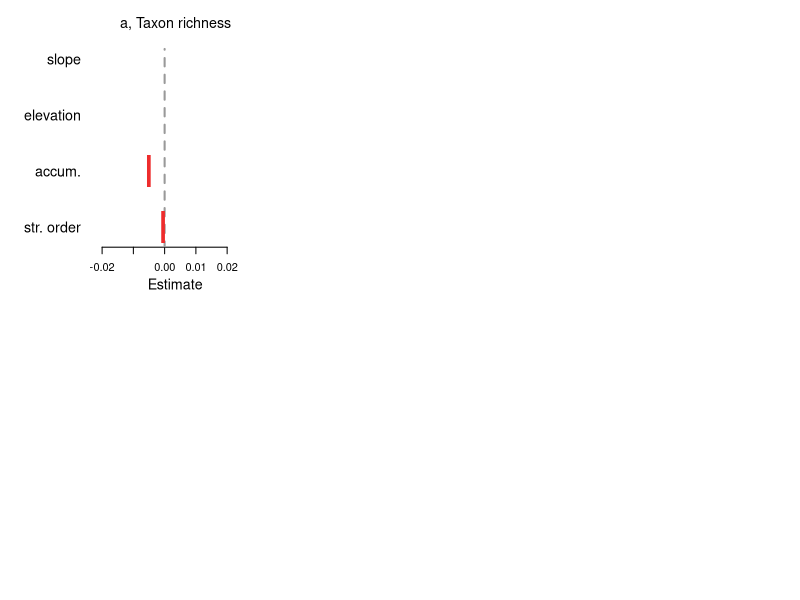

The R source for this figure: (Note: this script raises an error after producing the figure.)
##Set working directory
setwd("C:/Users/elwel/OneDrive/Desktop/aquatic_data/git/EuroAquaticMacroInverts")

# attach data
#drivEst <- read.csv("outputs/Driver_metaanaly_Ests.csv")
drivEst <- read.csv("outputs/Driver_horseshoe_metaanaly_Ests.csv")
head(drivEst)
unique(drivEst$Response)

options(scipen=999)

##save plot
#tiff(filename = "plots/Fig4_drivers/Drivers_main_streamCharacteristics.tiff", width = 7.8, height = 5, units = 'in', res = 600, compression = 'lzw')
tiff(filename = "plots/Fig4_drivers/Drivers_main_streamCharacteristics_horseshoe.tiff", width = 7.8, height = 5, units = 'in', res = 600, compression = 'lzw')

##layout
layout(mat = matrix(c(1:10), 
                        nrow = 2, 
                        ncol = 5),
       heights = c(2,2,2,2,2,2,2,2,2,2),
       widths = c(1,2,2,2,2,1,2,2,2,2))

par(mar=c(4,0.4,0.4,0.8))
#empty plot for where the labels will go
plot(0, xaxt = 'n', yaxt = 'n', bty = 'n', pch = '', ylab = '', xlab = '')
plot(0, xaxt = 'n', yaxt = 'n', bty = 'n', pch = '', ylab = '', xlab = '')

#### Spp Richness #####
sub <- subset(drivEst, Response == "spp_richness")
subQ <- c(sub$Q0.5[6:9],sub$Q95[6:9])
est <- sub$Estimate[6:9]
yy <- c(1:4)
plot(yy ~ est, ylab="",xlab="", yaxt="n", las=1, type="n",xlim=c(min(subQ),max(subQ)), ylim=c(0.8,4.8),cex=2, bty="n")
#polygon(x=c(-100,-100,0,0),
#        y=c(-4,22,22,-4), col = "grey80", border = "grey80")
segments(x0=0,y0=0,x1=0,y1=4.18,lty=2, lwd=2,col="grey60")
axis(2, at=yy, lwd = 0, lwd.ticks = 0, labels=c("str. order", "accum.", "elevation", "slope"), las=1,cex.axis=1.3)
title(xlab="Estimate", line=2.4,cex.lab=1.3)
legend("topleft", legend=("a, Taxon richness"), bty="n", cex=1.3)
mm <- cbind(yy,est)
mm_neg <- as.data.frame(mm[ which(est < 0),])
mm_pos <- as.data.frame(mm[ which(est > 0),])
#points(yy ~ est, pch="l",cex=2.2,col="white")
points(mm_neg$yy ~ mm_neg$est, pch="l",cex=4,col="firebrick2")
points(mm_pos[1,] ~ mm_pos[2,], pch="l",cex=4,col="dodgerblue")
yyy1=c(0.975,1.025,1.025,0.975)
yyy2=c(0.95,1.05,1.05,0.95)
yyy3=c(0.9,1.1,1.1,0.9)
polygon(x=c(if (sub$Q2.5[6]<0) {sub$Q2.5[6]} else {0}, if (sub$Q2.5[6]<0) {sub$Q2.5[6]} else {0}, if (sub$Q97.5[6]<0) {sub$Q97.5[6]} else {0}, if (sub$Q97.5[6]<0) {sub$Q97.5[6]} else {0}),y=(yyy1), col = "firebrick2", border = NA)
polygon(x=c(if (sub$Q5[6]<0) {sub$Q5[6]} else {0}, if (sub$Q5[6]<0) {sub$Q5[6]} else {0}, if (sub$Q95[6]<0) {sub$Q95[6]} else {0}, if (sub$Q95[6]<0) {sub$Q95[6]} else {0}),y=(yyy2), col = "firebrick2", border = NA)
polygon(x=c(if (sub$Q10[6]<0) {sub$Q10[6]} else {0}, if (sub$Q10[6]<0) {sub$Q10[6]} else {0}, if (sub$Q90[6]<0) {sub$Q90[6]} else {0}, if (sub$Q90[6]<0) {sub$Q90[6]} else {0}),y=(yyy3), col = "firebrick2", border = NA)
polygon(x=c(if (sub$Q2.5[6]>0) {sub$Q2.5[6]} else {0}, if (sub$Q2.5[6]>0) {sub$Q2.5[6]} else {0}, if (sub$Q97.5[6]>0) {sub$Q97.5[6]} else {0}, if (sub$Q97.5[6]>0) {sub$Q97.5[6]} else {0}),y=(yyy1), col = "dodgerblue", border = NA)
polygon(x=c(if (sub$Q5[6]>0) {sub$Q5[6]} else {0}, if (sub$Q5[6]>0) {sub$Q5[6]} else {0}, if (sub$Q95[6]>0) {sub$Q95[6]} else {0}, if (sub$Q95[6]>0) {sub$Q95[6]} else {0}),y=(yyy2), col = "dodgerblue", border = NA)
polygon(x=c(if (sub$Q10[6]>0) {sub$Q10[6]} else {0}, if (sub$Q10[6]>0) {sub$Q10[6]} else {0}, if (sub$Q90[6]>0) {sub$Q90[6]} else {0}, if (sub$Q90[6]>0) {sub$Q90[6]} else {0}),y=(yyy3), col = "dodgerblue", border = NA)
polygon(x=c(if (sub$Q2.5[7]<0) {sub$Q2.5[7]} else {0}, if (sub$Q2.5[7]<0) {sub$Q2.5[7]} else {0}, if (sub$Q97.5[7]<0) {sub$Q97.5[7]} else {0}, if (sub$Q97.5[7]<0) {sub$Q97.5[7]} else {0}),y=(yyy1+1), col = "firebrick2", border = NA)
polygon(x=c(if (sub$Q5[7]<0) {sub$Q5[7]} else {0}, if (sub$Q5[7]<0) {sub$Q5[7]} else {0}, if (sub$Q95[7]<0) {sub$Q95[7]} else {0}, if (sub$Q95[7]<0) {sub$Q95[7]} else {0}),y=(yyy2+1), col = "firebrick2", border = NA)
polygon(x=c(if (sub$Q10[7]<0) {sub$Q10[7]} else {0}, if (sub$Q10[7]<0) {sub$Q10[7]} else {0}, if (sub$Q90[7]<0) {sub$Q90[7]} else {0}, if (sub$Q90[7]<0) {sub$Q90[7]} else {0}),y=(yyy3+1), col = "firebrick2", border = NA)
polygon(x=c(if (sub$Q2.5[7]>0) {sub$Q2.5[7]} else {0}, if (sub$Q2.5[7]>0) {sub$Q2.5[7]} else {0}, if (sub$Q97.5[7]>0) {sub$Q97.5[7]} else {0}, if (sub$Q97.5[7]>0) {sub$Q97.5[7]} else {0}),y=(yyy1+1), col = "dodgerblue", border = NA)
polygon(x=c(if (sub$Q5[7]>0) {sub$Q5[7]} else {0}, if (sub$Q5[7]>0) {sub$Q5[7]} else {0}, if (sub$Q95[7]>0) {sub$Q95[7]} else {0}, if (sub$Q95[7]>0) {sub$Q95[7]} else {0}),y=(yyy2+1), col = "dodgerblue", border = NA)
polygon(x=c(if (sub$Q10[7]>0) {sub$Q10[7]} else {0}, if (sub$Q10[7]>0) {sub$Q10[7]} else {0}, if (sub$Q90[7]>0) {sub$Q90[7]} else {0}, if (sub$Q90[7]>0) {sub$Q90[7]} else {0}),y=(yyy3+1), col = "dodgerblue", border = NA)
polygon(x=c(if (sub$Q2.5[8]<0) {sub$Q2.5[8]} else {0}, if (sub$Q2.5[8]<0) {sub$Q2.5[8]} else {0}, if (sub$Q97.5[8]<0) {sub$Q97.5[8]} else {0}, if (sub$Q97.5[8]<0) {sub$Q97.5[8]} else {0}),y=(yyy1+2), col = "firebrick2", border = NA)
polygon(x=c(if (sub$Q5[8]<0) {sub$Q5[8]} else {0}, if (sub$Q5[8]<0) {sub$Q5[8]} else {0}, if (sub$Q95[8]<0) {sub$Q95[8]} else {0}, if (sub$Q95[8]<0) {sub$Q95[8]} else {0}),y=(yyy2+2), col = "firebrick2", border = NA)
polygon(x=c(if (sub$Q10[8]<0) {sub$Q10[8]} else {0}, if (sub$Q10[8]<0) {sub$Q10[8]} else {0}, if (sub$Q90[8]<0) {sub$Q90[8]} else {0}, if (sub$Q90[8]<0) {sub$Q90[8]} else {0}),y=(yyy3+2), col = "firebrick2", border = NA)
polygon(x=c(if (sub$Q2.5[8]>0) {sub$Q2.5[8]} else {0}, if (sub$Q2.5[8]>0) {sub$Q2.5[8]} else {0}, if (sub$Q97.5[8]>0) {sub$Q97.5[8]} else {0}, if (sub$Q97.5[8]>0) {sub$Q97.5[8]} else {0}),y=(yyy1+2), col = "dodgerblue", border = NA)
polygon(x=c(if (sub$Q5[8]>0) {sub$Q5[8]} else {0}, if (sub$Q5[8]>0) {sub$Q5[8]} else {0}, if (sub$Q95[8]>0) {sub$Q95[8]} else {0}, if (sub$Q95[8]>0) {sub$Q95[8]} else {0}),y=(yyy2+2), col = "dodgerblue", border = NA)
polygon(x=c(if (sub$Q10[8]>0) {sub$Q10[8]} else {0}, if (sub$Q10[8]>0) {sub$Q10[8]} else {0}, if (sub$Q90[8]>0) {sub$Q90[8]} else {0}, if (sub$Q90[8]>0) {sub$Q90[8]} else {0}),y=(yyy3+2), col = "dodgerblue", border = NA)
polygon(x=c(if (sub$Q2.5[9]<0) {sub$Q2.5[9]} else {0}, if (sub$Q2.5[9]<0) {sub$Q2.5[9]} else {0}, if (sub$Q97.5[9]<0) {sub$Q97.5[9]} else {0}, if (sub$Q97.5[9]<0) {sub$Q97.5[9]} else {0}),y=(yyy1+3), col = "firebrick2", border = NA)
polygon(x=c(if (sub$Q5[9]<0) {sub$Q5[9]} else {0}, if (sub$Q5[9]<0) {sub$Q5[9]} else {0}, if (sub$Q95[9]<0) {sub$Q95[9]} else {0}, if (sub$Q95[9]<0) {sub$Q95[9]} else {0}),y=(yyy2+3), col = "firebrick2", border = NA)
polygon(x=c(if (sub$Q10[9]<0) {sub$Q10[9]} else {0}, if (sub$Q10[9]<0) {sub$Q10[9]} else {0}, if (sub$Q90[9]<0) {sub$Q90[9]} else {0}, if (sub$Q90[9]<0) {sub$Q90[9]} else {0}),y=(yyy3+3), col = "firebrick2", border = NA)
polygon(x=c(if (sub$Q2.5[9]>0) {sub$Q2.5[9]} else {0}, if (sub$Q2.5[9]>0) {sub$Q2.5[9]} else {0}, if (sub$Q97.5[9]>0) {sub$Q97.5[9]} else {0}, if (sub$Q97.5[9]>0) {sub$Q97.5[9]} else {0}),y=(yyy1+3), col = "dodgerblue", border = NA)
polygon(x=c(if (sub$Q5[9]>0) {sub$Q5[9]} else {0}, if (sub$Q5[9]>0) {sub$Q5[9]} else {0}, if (sub$Q95[9]>0) {sub$Q95[9]} else {0}, if (sub$Q95[9]>0) {sub$Q95[9]} else {0}),y=(yyy2+3), col = "dodgerblue", border = NA)
polygon(x=c(if (sub$Q10[9]>0) {sub$Q10[9]} else {0}, if (sub$Q10[9]>0) {sub$Q10[9]} else {0}, if (sub$Q90[9]>0) {sub$Q90[9]} else {0}, if (sub$Q90[9]>0) {sub$Q90[9]} else {0}),y=(yyy3+3), col = "dodgerblue", border = NA)


#### Func Richness #####
sub <- subset(drivEst, Response == "func_rich")
subQ <- c(sub$Q0.5[6:9],sub$Q95[6:9])
est <- sub$Estimate[6:9]
yy <- c(1:4)
plot(yy ~ est, ylab="",xlab="", yaxt="n", las=1, type="n",xlim=c(min(subQ),max(subQ)), ylim=c(0.8,4.8), cex=2, bty="n")
segments(x0=0,y0=0,x1=0,y1=4.18,lty=2, lwd=2,col="grey60")
axis(2, at=yy, lwd = 0, lwd.ticks = 0, labels=c("str. order", "accum.", "elevation", "slope"), las=1,cex.axis=1.3)
title(xlab="Estimate", line=2.4,cex.lab=1.3)
legend("topleft", legend=("e, Func. richness"), bty="n", cex=1.3)
mm <- cbind(yy,est)
mm_neg <- as.data.frame(mm[ which(est < 0),])
mm_pos <- as.data.frame(mm[ which(est > 0),])
#points(yy ~ est, pch="l",cex=2.2,col="white")
points(mm_neg$yy ~ mm_neg$est, pch="l",cex=4,col="firebrick2")
points(mm_pos[1,] ~ mm_pos[2,], pch="l",cex=4,col="dodgerblue")
yyy1=c(0.975,1.025,1.025,0.975)
yyy2=c(0.95,1.05,1.05,0.95)
yyy3=c(0.9,1.1,1.1,0.9)
polygon(x=c(if (sub$Q2.5[6]<0) {sub$Q2.5[6]} else {0}, if (sub$Q2.5[6]<0) {sub$Q2.5[6]} else {0}, if (sub$Q97.5[6]<0) {sub$Q97.5[6]} else {0}, if (sub$Q97.5[6]<0) {sub$Q97.5[6]} else {0}),y=(yyy1), col = "firebrick2", border = NA)
polygon(x=c(if (sub$Q5[6]<0) {sub$Q5[6]} else {0}, if (sub$Q5[6]<0) {sub$Q5[6]} else {0}, if (sub$Q95[6]<0) {sub$Q95[6]} else {0}, if (sub$Q95[6]<0) {sub$Q95[6]} else {0}),y=(yyy2), col = "firebrick2", border = NA)
polygon(x=c(if (sub$Q10[6]<0) {sub$Q10[6]} else {0}, if (sub$Q10[6]<0) {sub$Q10[6]} else {0}, if (sub$Q90[6]<0) {sub$Q90[6]} else {0}, if (sub$Q90[6]<0) {sub$Q90[6]} else {0}),y=(yyy3), col = "firebrick2", border = NA)
polygon(x=c(if (sub$Q2.5[6]>0) {sub$Q2.5[6]} else {0}, if (sub$Q2.5[6]>0) {sub$Q2.5[6]} else {0}, if (sub$Q97.5[6]>0) {sub$Q97.5[6]} else {0}, if (sub$Q97.5[6]>0) {sub$Q97.5[6]} else {0}),y=(yyy1), col = "dodgerblue", border = NA)
polygon(x=c(if (sub$Q5[6]>0) {sub$Q5[6]} else {0}, if (sub$Q5[6]>0) {sub$Q5[6]} else {0}, if (sub$Q95[6]>0) {sub$Q95[6]} else {0}, if (sub$Q95[6]>0) {sub$Q95[6]} else {0}),y=(yyy2), col = "dodgerblue", border = NA)
polygon(x=c(if (sub$Q10[6]>0) {sub$Q10[6]} else {0}, if (sub$Q10[6]>0) {sub$Q10[6]} else {0}, if (sub$Q90[6]>0) {sub$Q90[6]} else {0}, if (sub$Q90[6]>0) {sub$Q90[6]} else {0}),y=(yyy3), col = "dodgerblue", border = NA)
polygon(x=c(if (sub$Q2.5[7]<0) {sub$Q2.5[7]} else {0}, if (sub$Q2.5[7]<0) {sub$Q2.5[7]} else {0}, if (sub$Q97.5[7]<0) {sub$Q97.5[7]} else {0}, if (sub$Q97.5[7]<0) {sub$Q97.5[7]} else {0}),y=(yyy1+1), col = "firebrick2", border = NA)
polygon(x=c(if (sub$Q5[7]<0) {sub$Q5[7]} else {0}, if (sub$Q5[7]<0) {sub$Q5[7]} else {0}, if (sub$Q95[7]<0) {sub$Q95[7]} else {0}, if (sub$Q95[7]<0) {sub$Q95[7]} else {0}),y=(yyy2+1), col = "firebrick2", border = NA)
polygon(x=c(if (sub$Q10[7]<0) {sub$Q10[7]} else {0}, if (sub$Q10[7]<0) {sub$Q10[7]} else {0}, if (sub$Q90[7]<0) {sub$Q90[7]} else {0}, if (sub$Q90[7]<0) {sub$Q90[7]} else {0}),y=(yyy3+1), col = "firebrick2", border = NA)
polygon(x=c(if (sub$Q2.5[7]>0) {sub$Q2.5[7]} else {0}, if (sub$Q2.5[7]>0) {sub$Q2.5[7]} else {0}, if (sub$Q97.5[7]>0) {sub$Q97.5[7]} else {0}, if (sub$Q97.5[7]>0) {sub$Q97.5[7]} else {0}),y=(yyy1+1), col = "dodgerblue", border = NA)
polygon(x=c(if (sub$Q5[7]>0) {sub$Q5[7]} else {0}, if (sub$Q5[7]>0) {sub$Q5[7]} else {0}, if (sub$Q95[7]>0) {sub$Q95[7]} else {0}, if (sub$Q95[7]>0) {sub$Q95[7]} else {0}),y=(yyy2+1), col = "dodgerblue", border = NA)
polygon(x=c(if (sub$Q10[7]>0) {sub$Q10[7]} else {0}, if (sub$Q10[7]>0) {sub$Q10[7]} else {0}, if (sub$Q90[7]>0) {sub$Q90[7]} else {0}, if (sub$Q90[7]>0) {sub$Q90[7]} else {0}),y=(yyy3+1), col = "dodgerblue", border = NA)
polygon(x=c(if (sub$Q2.5[8]<0) {sub$Q2.5[8]} else {0}, if (sub$Q2.5[8]<0) {sub$Q2.5[8]} else {0}, if (sub$Q97.5[8]<0) {sub$Q97.5[8]} else {0}, if (sub$Q97.5[8]<0) {sub$Q97.5[8]} else {0}),y=(yyy1+2), col = "firebrick2", border = NA)
polygon(x=c(if (sub$Q5[8]<0) {sub$Q5[8]} else {0}, if (sub$Q5[8]<0) {sub$Q5[8]} else {0}, if (sub$Q95[8]<0) {sub$Q95[8]} else {0}, if (sub$Q95[8]<0) {sub$Q95[8]} else {0}),y=(yyy2+2), col = "firebrick2", border = NA)
polygon(x=c(if (sub$Q10[8]<0) {sub$Q10[8]} else {0}, if (sub$Q10[8]<0) {sub$Q10[8]} else {0}, if (sub$Q90[8]<0) {sub$Q90[8]} else {0}, if (sub$Q90[8]<0) {sub$Q90[8]} else {0}),y=(yyy3+2), col = "firebrick2", border = NA)
polygon(x=c(if (sub$Q2.5[8]>0) {sub$Q2.5[8]} else {0}, if (sub$Q2.5[8]>0) {sub$Q2.5[8]} else {0}, if (sub$Q97.5[8]>0) {sub$Q97.5[8]} else {0}, if (sub$Q97.5[8]>0) {sub$Q97.5[8]} else {0}),y=(yyy1+2), col = "dodgerblue", border = NA)
polygon(x=c(if (sub$Q5[8]>0) {sub$Q5[8]} else {0}, if (sub$Q5[8]>0) {sub$Q5[8]} else {0}, if (sub$Q95[8]>0) {sub$Q95[8]} else {0}, if (sub$Q95[8]>0) {sub$Q95[8]} else {0}),y=(yyy2+2), col = "dodgerblue", border = NA)
polygon(x=c(if (sub$Q10[8]>0) {sub$Q10[8]} else {0}, if (sub$Q10[8]>0) {sub$Q10[8]} else {0}, if (sub$Q90[8]>0) {sub$Q90[8]} else {0}, if (sub$Q90[8]>0) {sub$Q90[8]} else {0}),y=(yyy3+2), col = "dodgerblue", border = NA)
polygon(x=c(if (sub$Q2.5[9]<0) {sub$Q2.5[9]} else {0}, if (sub$Q2.5[9]<0) {sub$Q2.5[9]} else {0}, if (sub$Q97.5[9]<0) {sub$Q97.5[9]} else {0}, if (sub$Q97.5[9]<0) {sub$Q97.5[9]} else {0}),y=(yyy1+3), col = "firebrick2", border = NA)
polygon(x=c(if (sub$Q5[9]<0) {sub$Q5[9]} else {0}, if (sub$Q5[9]<0) {sub$Q5[9]} else {0}, if (sub$Q95[9]<0) {sub$Q95[9]} else {0}, if (sub$Q95[9]<0) {sub$Q95[9]} else {0}),y=(yyy2+3), col = "firebrick2", border = NA)
polygon(x=c(if (sub$Q10[9]<0) {sub$Q10[9]} else {0}, if (sub$Q10[9]<0) {sub$Q10[9]} else {0}, if (sub$Q90[9]<0) {sub$Q90[9]} else {0}, if (sub$Q90[9]<0) {sub$Q90[9]} else {0}),y=(yyy3+3), col = "firebrick2", border = NA)
polygon(x=c(if (sub$Q2.5[9]>0) {sub$Q2.5[9]} else {0}, if (sub$Q2.5[9]>0) {sub$Q2.5[9]} else {0}, if (sub$Q97.5[9]>0) {sub$Q97.5[9]} else {0}, if (sub$Q97.5[9]>0) {sub$Q97.5[9]} else {0}),y=(yyy1+3), col = "dodgerblue", border = NA)
polygon(x=c(if (sub$Q5[9]>0) {sub$Q5[9]} else {0}, if (sub$Q5[9]>0) {sub$Q5[9]} else {0}, if (sub$Q95[9]>0) {sub$Q95[9]} else {0}, if (sub$Q95[9]>0) {sub$Q95[9]} else {0}),y=(yyy2+3), col = "dodgerblue", border = NA)
polygon(x=c(if (sub$Q10[9]>0) {sub$Q10[9]} else {0}, if (sub$Q10[9]>0) {sub$Q10[9]} else {0}, if (sub$Q90[9]>0) {sub$Q90[9]} else {0}, if (sub$Q90[9]>0) {sub$Q90[9]} else {0}),y=(yyy3+3), col = "dodgerblue", border = NA)


#### Abundance #####
sub <- subset(drivEst, Response == "abundance")
subQ <- c(sub$Q0.5[6:9],sub$Q95[6:9])
est <- sub$Estimate[6:9]
yy <- c(1:4)
plot(yy ~ est, ylab="",xlab="", yaxt="n", las=1, type="n",xlim=c(min(subQ),max(subQ)), ylim=c(0.8,4.8), cex=2, bty="n")
segments(x0=0,y0=0,x1=0,y1=4.18,lty=2, lwd=2,col="grey60")
title(xlab="Estimate", line=2.4,cex.lab=1.3)
legend("topleft", legend=("b, Abundance"), bty="n", cex=1.3)
mm <- cbind(yy,est)
mm_neg <- as.data.frame(mm[ which(est < 0),])
mm_pos <- as.data.frame(mm[ which(est > 0),])
#points(yy ~ est, pch="l",cex=2.2,col="white")
points(mm_neg$yy ~ mm_neg$est, pch="l",cex=4,col="firebrick2")
points(mm_pos[1,] ~ mm_pos[2,], pch="l",cex=4,col="dodgerblue")
yyy1=c(0.975,1.025,1.025,0.975)
yyy2=c(0.95,1.05,1.05,0.95)
yyy3=c(0.9,1.1,1.1,0.9)
polygon(x=c(if (sub$Q2.5[6]<0) {sub$Q2.5[6]} else {0}, if (sub$Q2.5[6]<0) {sub$Q2.5[6]} else {0}, if (sub$Q97.5[6]<0) {sub$Q97.5[6]} else {0}, if (sub$Q97.5[6]<0) {sub$Q97.5[6]} else {0}),y=(yyy1), col = "firebrick2", border = NA)
polygon(x=c(if (sub$Q5[6]<0) {sub$Q5[6]} else {0}, if (sub$Q5[6]<0) {sub$Q5[6]} else {0}, if (sub$Q95[6]<0) {sub$Q95[6]} else {0}, if (sub$Q95[6]<0) {sub$Q95[6]} else {0}),y=(yyy2), col = "firebrick2", border = NA)
polygon(x=c(if (sub$Q10[6]<0) {sub$Q10[6]} else {0}, if (sub$Q10[6]<0) {sub$Q10[6]} else {0}, if (sub$Q90[6]<0) {sub$Q90[6]} else {0}, if (sub$Q90[6]<0) {sub$Q90[6]} else {0}),y=(yyy3), col = "firebrick2", border = NA)
polygon(x=c(if (sub$Q2.5[6]>0) {sub$Q2.5[6]} else {0}, if (sub$Q2.5[6]>0) {sub$Q2.5[6]} else {0}, if (sub$Q97.5[6]>0) {sub$Q97.5[6]} else {0}, if (sub$Q97.5[6]>0) {sub$Q97.5[6]} else {0}),y=(yyy1), col = "dodgerblue", border = NA)
polygon(x=c(if (sub$Q5[6]>0) {sub$Q5[6]} else {0}, if (sub$Q5[6]>0) {sub$Q5[6]} else {0}, if (sub$Q95[6]>0) {sub$Q95[6]} else {0}, if (sub$Q95[6]>0) {sub$Q95[6]} else {0}),y=(yyy2), col = "dodgerblue", border = NA)
polygon(x=c(if (sub$Q10[6]>0) {sub$Q10[6]} else {0}, if (sub$Q10[6]>0) {sub$Q10[6]} else {0}, if (sub$Q90[6]>0) {sub$Q90[6]} else {0}, if (sub$Q90[6]>0) {sub$Q90[6]} else {0}),y=(yyy3), col = "dodgerblue", border = NA)
polygon(x=c(if (sub$Q2.5[7]<0) {sub$Q2.5[7]} else {0}, if (sub$Q2.5[7]<0) {sub$Q2.5[7]} else {0}, if (sub$Q97.5[7]<0) {sub$Q97.5[7]} else {0}, if (sub$Q97.5[7]<0) {sub$Q97.5[7]} else {0}),y=(yyy1+1), col = "firebrick2", border = NA)
polygon(x=c(if (sub$Q5[7]<0) {sub$Q5[7]} else {0}, if (sub$Q5[7]<0) {sub$Q5[7]} else {0}, if (sub$Q95[7]<0) {sub$Q95[7]} else {0}, if (sub$Q95[7]<0) {sub$Q95[7]} else {0}),y=(yyy2+1), col = "firebrick2", border = NA)
polygon(x=c(if (sub$Q10[7]<0) {sub$Q10[7]} else {0}, if (sub$Q10[7]<0) {sub$Q10[7]} else {0}, if (sub$Q90[7]<0) {sub$Q90[7]} else {0}, if (sub$Q90[7]<0) {sub$Q90[7]} else {0}),y=(yyy3+1), col = "firebrick2", border = NA)
polygon(x=c(if (sub$Q2.5[7]>0) {sub$Q2.5[7]} else {0}, if (sub$Q2.5[7]>0) {sub$Q2.5[7]} else {0}, if (sub$Q97.5[7]>0) {sub$Q97.5[7]} else {0}, if (sub$Q97.5[7]>0) {sub$Q97.5[7]} else {0}),y=(yyy1+1), col = "dodgerblue", border = NA)
polygon(x=c(if (sub$Q5[7]>0) {sub$Q5[7]} else {0}, if (sub$Q5[7]>0) {sub$Q5[7]} else {0}, if (sub$Q95[7]>0) {sub$Q95[7]} else {0}, if (sub$Q95[7]>0) {sub$Q95[7]} else {0}),y=(yyy2+1), col = "dodgerblue", border = NA)
polygon(x=c(if (sub$Q10[7]>0) {sub$Q10[7]} else {0}, if (sub$Q10[7]>0) {sub$Q10[7]} else {0}, if (sub$Q90[7]>0) {sub$Q90[7]} else {0}, if (sub$Q90[7]>0) {sub$Q90[7]} else {0}),y=(yyy3+1), col = "dodgerblue", border = NA)
polygon(x=c(if (sub$Q2.5[8]<0) {sub$Q2.5[8]} else {0}, if (sub$Q2.5[8]<0) {sub$Q2.5[8]} else {0}, if (sub$Q97.5[8]<0) {sub$Q97.5[8]} else {0}, if (sub$Q97.5[8]<0) {sub$Q97.5[8]} else {0}),y=(yyy1+2), col = "firebrick2", border = NA)
polygon(x=c(if (sub$Q5[8]<0) {sub$Q5[8]} else {0}, if (sub$Q5[8]<0) {sub$Q5[8]} else {0}, if (sub$Q95[8]<0) {sub$Q95[8]} else {0}, if (sub$Q95[8]<0) {sub$Q95[8]} else {0}),y=(yyy2+2), col = "firebrick2", border = NA)
polygon(x=c(if (sub$Q10[8]<0) {sub$Q10[8]} else {0}, if (sub$Q10[8]<0) {sub$Q10[8]} else {0}, if (sub$Q90[8]<0) {sub$Q90[8]} else {0}, if (sub$Q90[8]<0) {sub$Q90[8]} else {0}),y=(yyy3+2), col = "firebrick2", border = NA)
polygon(x=c(if (sub$Q2.5[8]>0) {sub$Q2.5[8]} else {0}, if (sub$Q2.5[8]>0) {sub$Q2.5[8]} else {0}, if (sub$Q97.5[8]>0) {sub$Q97.5[8]} else {0}, if (sub$Q97.5[8]>0) {sub$Q97.5[8]} else {0}),y=(yyy1+2), col = "dodgerblue", border = NA)
polygon(x=c(if (sub$Q5[8]>0) {sub$Q5[8]} else {0}, if (sub$Q5[8]>0) {sub$Q5[8]} else {0}, if (sub$Q95[8]>0) {sub$Q95[8]} else {0}, if (sub$Q95[8]>0) {sub$Q95[8]} else {0}),y=(yyy2+2), col = "dodgerblue", border = NA)
polygon(x=c(if (sub$Q10[8]>0) {sub$Q10[8]} else {0}, if (sub$Q10[8]>0) {sub$Q10[8]} else {0}, if (sub$Q90[8]>0) {sub$Q90[8]} else {0}, if (sub$Q90[8]>0) {sub$Q90[8]} else {0}),y=(yyy3+2), col = "dodgerblue", border = NA)
polygon(x=c(if (sub$Q2.5[9]<0) {sub$Q2.5[9]} else {0}, if (sub$Q2.5[9]<0) {sub$Q2.5[9]} else {0}, if (sub$Q97.5[9]<0) {sub$Q97.5[9]} else {0}, if (sub$Q97.5[9]<0) {sub$Q97.5[9]} else {0}),y=(yyy1+3), col = "firebrick2", border = NA)
polygon(x=c(if (sub$Q5[9]<0) {sub$Q5[9]} else {0}, if (sub$Q5[9]<0) {sub$Q5[9]} else {0}, if (sub$Q95[9]<0) {sub$Q95[9]} else {0}, if (sub$Q95[9]<0) {sub$Q95[9]} else {0}),y=(yyy2+3), col = "firebrick2", border = NA)
polygon(x=c(if (sub$Q10[9]<0) {sub$Q10[9]} else {0}, if (sub$Q10[9]<0) {sub$Q10[9]} else {0}, if (sub$Q90[9]<0) {sub$Q90[9]} else {0}, if (sub$Q90[9]<0) {sub$Q90[9]} else {0}),y=(yyy3+3), col = "firebrick2", border = NA)
polygon(x=c(if (sub$Q2.5[9]>0) {sub$Q2.5[9]} else {0}, if (sub$Q2.5[9]>0) {sub$Q2.5[9]} else {0}, if (sub$Q97.5[9]>0) {sub$Q97.5[9]} else {0}, if (sub$Q97.5[9]>0) {sub$Q97.5[9]} else {0}),y=(yyy1+3), col = "dodgerblue", border = NA)
polygon(x=c(if (sub$Q5[9]>0) {sub$Q5[9]} else {0}, if (sub$Q5[9]>0) {sub$Q5[9]} else {0}, if (sub$Q95[9]>0) {sub$Q95[9]} else {0}, if (sub$Q95[9]>0) {sub$Q95[9]} else {0}),y=(yyy2+3), col = "dodgerblue", border = NA)
polygon(x=c(if (sub$Q10[9]>0) {sub$Q10[9]} else {0}, if (sub$Q10[9]>0) {sub$Q10[9]} else {0}, if (sub$Q90[9]>0) {sub$Q90[9]} else {0}, if (sub$Q90[9]>0) {sub$Q90[9]} else {0}),y=(yyy3+3), col = "dodgerblue", border = NA)

#### func_fred #####
sub <- subset(drivEst, Response == "FRed")
subQ <- c(sub$Q0.5[6:9],sub$Q95[6:9])
est <- sub$Estimate[6:9]
yy <- c(1:4)
plot(yy ~ est, ylab="",xlab="", yaxt="n", las=1, type="n",xlim=c(min(subQ),max(subQ)), ylim=c(0.8,4.8), cex=2, bty="n")
segments(x0=0,y0=0,x1=0,y1=4.18,lty=2, lwd=2,col="grey60")
title(xlab="Estimate", line=2.4,cex.lab=1.3)
legend("topleft", legend=("f, Func. redundancy"), bty="n", cex=1.3)
mm <- cbind(yy,est)
mm_neg <- as.data.frame(mm[ which(est < 0),])
mm_pos <- as.data.frame(mm[ which(est > 0),])
#points(yy ~ est, pch="l",cex=2.2,col="white")
points(mm_neg[1,] ~ mm_neg[2,], pch="l",cex=4,col="firebrick2")
points(mm_pos$yy ~ mm_pos$est, pch="l",cex=4,col="dodgerblue")
yyy1=c(0.975,1.025,1.025,0.975)
yyy2=c(0.95,1.05,1.05,0.95)
yyy3=c(0.9,1.1,1.1,0.9)
polygon(x=c(if (sub$Q2.5[6]<0) {sub$Q2.5[6]} else {0}, if (sub$Q2.5[6]<0) {sub$Q2.5[6]} else {0}, if (sub$Q97.5[6]<0) {sub$Q97.5[6]} else {0}, if (sub$Q97.5[6]<0) {sub$Q97.5[6]} else {0}),y=(yyy1), col = "firebrick2", border = NA)
polygon(x=c(if (sub$Q5[6]<0) {sub$Q5[6]} else {0}, if (sub$Q5[6]<0) {sub$Q5[6]} else {0}, if (sub$Q95[6]<0) {sub$Q95[6]} else {0}, if (sub$Q95[6]<0) {sub$Q95[6]} else {0}),y=(yyy2), col = "firebrick2", border = NA)
polygon(x=c(if (sub$Q10[6]<0) {sub$Q10[6]} else {0}, if (sub$Q10[6]<0) {sub$Q10[6]} else {0}, if (sub$Q90[6]<0) {sub$Q90[6]} else {0}, if (sub$Q90[6]<0) {sub$Q90[6]} else {0}),y=(yyy3), col = "firebrick2", border = NA)
polygon(x=c(if (sub$Q2.5[6]>0) {sub$Q2.5[6]} else {0}, if (sub$Q2.5[6]>0) {sub$Q2.5[6]} else {0}, if (sub$Q97.5[6]>0) {sub$Q97.5[6]} else {0}, if (sub$Q97.5[6]>0) {sub$Q97.5[6]} else {0}),y=(yyy1), col = "dodgerblue", border = NA)
polygon(x=c(if (sub$Q5[6]>0) {sub$Q5[6]} else {0}, if (sub$Q5[6]>0) {sub$Q5[6]} else {0}, if (sub$Q95[6]>0) {sub$Q95[6]} else {0}, if (sub$Q95[6]>0) {sub$Q95[6]} else {0}),y=(yyy2), col = "dodgerblue", border = NA)
polygon(x=c(if (sub$Q10[6]>0) {sub$Q10[6]} else {0}, if (sub$Q10[6]>0) {sub$Q10[6]} else {0}, if (sub$Q90[6]>0) {sub$Q90[6]} else {0}, if (sub$Q90[6]>0) {sub$Q90[6]} else {0}),y=(yyy3), col = "dodgerblue", border = NA)
polygon(x=c(if (sub$Q2.5[7]<0) {sub$Q2.5[7]} else {0}, if (sub$Q2.5[7]<0) {sub$Q2.5[7]} else {0}, if (sub$Q97.5[7]<0) {sub$Q97.5[7]} else {0}, if (sub$Q97.5[7]<0) {sub$Q97.5[7]} else {0}),y=(yyy1+1), col = "firebrick2", border = NA)
polygon(x=c(if (sub$Q5[7]<0) {sub$Q5[7]} else {0}, if (sub$Q5[7]<0) {sub$Q5[7]} else {0}, if (sub$Q95[7]<0) {sub$Q95[7]} else {0}, if (sub$Q95[7]<0) {sub$Q95[7]} else {0}),y=(yyy2+1), col = "firebrick2", border = NA)
polygon(x=c(if (sub$Q10[7]<0) {sub$Q10[7]} else {0}, if (sub$Q10[7]<0) {sub$Q10[7]} else {0}, if (sub$Q90[7]<0) {sub$Q90[7]} else {0}, if (sub$Q90[7]<0) {sub$Q90[7]} else {0}),y=(yyy3+1), col = "firebrick2", border = NA)
polygon(x=c(if (sub$Q2.5[7]>0) {sub$Q2.5[7]} else {0}, if (sub$Q2.5[7]>0) {sub$Q2.5[7]} else {0}, if (sub$Q97.5[7]>0) {sub$Q97.5[7]} else {0}, if (sub$Q97.5[7]>0) {sub$Q97.5[7]} else {0}),y=(yyy1+1), col = "dodgerblue", border = NA)
polygon(x=c(if (sub$Q5[7]>0) {sub$Q5[7]} else {0}, if (sub$Q5[7]>0) {sub$Q5[7]} else {0}, if (sub$Q95[7]>0) {sub$Q95[7]} else {0}, if (sub$Q95[7]>0) {sub$Q95[7]} else {0}),y=(yyy2+1), col = "dodgerblue", border = NA)
polygon(x=c(if (sub$Q10[7]>0) {sub$Q10[7]} else {0}, if (sub$Q10[7]>0) {sub$Q10[7]} else {0}, if (sub$Q90[7]>0) {sub$Q90[7]} else {0}, if (sub$Q90[7]>0) {sub$Q90[7]} else {0}),y=(yyy3+1), col = "dodgerblue", border = NA)
polygon(x=c(if (sub$Q2.5[8]<0) {sub$Q2.5[8]} else {0}, if (sub$Q2.5[8]<0) {sub$Q2.5[8]} else {0}, if (sub$Q97.5[8]<0) {sub$Q97.5[8]} else {0}, if (sub$Q97.5[8]<0) {sub$Q97.5[8]} else {0}),y=(yyy1+2), col = "firebrick2", border = NA)
polygon(x=c(if (sub$Q5[8]<0) {sub$Q5[8]} else {0}, if (sub$Q5[8]<0) {sub$Q5[8]} else {0}, if (sub$Q95[8]<0) {sub$Q95[8]} else {0}, if (sub$Q95[8]<0) {sub$Q95[8]} else {0}),y=(yyy2+2), col = "firebrick2", border = NA)
polygon(x=c(if (sub$Q10[8]<0) {sub$Q10[8]} else {0}, if (sub$Q10[8]<0) {sub$Q10[8]} else {0}, if (sub$Q90[8]<0) {sub$Q90[8]} else {0}, if (sub$Q90[8]<0) {sub$Q90[8]} else {0}),y=(yyy3+2), col = "firebrick2", border = NA)
polygon(x=c(if (sub$Q2.5[8]>0) {sub$Q2.5[8]} else {0}, if (sub$Q2.5[8]>0) {sub$Q2.5[8]} else {0}, if (sub$Q97.5[8]>0) {sub$Q97.5[8]} else {0}, if (sub$Q97.5[8]>0) {sub$Q97.5[8]} else {0}),y=(yyy1+2), col = "dodgerblue", border = NA)
polygon(x=c(if (sub$Q5[8]>0) {sub$Q5[8]} else {0}, if (sub$Q5[8]>0) {sub$Q5[8]} else {0}, if (sub$Q95[8]>0) {sub$Q95[8]} else {0}, if (sub$Q95[8]>0) {sub$Q95[8]} else {0}),y=(yyy2+2), col = "dodgerblue", border = NA)
polygon(x=c(if (sub$Q10[8]>0) {sub$Q10[8]} else {0}, if (sub$Q10[8]>0) {sub$Q10[8]} else {0}, if (sub$Q90[8]>0) {sub$Q90[8]} else {0}, if (sub$Q90[8]>0) {sub$Q90[8]} else {0}),y=(yyy3+2), col = "dodgerblue", border = NA)
polygon(x=c(if (sub$Q2.5[9]<0) {sub$Q2.5[9]} else {0}, if (sub$Q2.5[9]<0) {sub$Q2.5[9]} else {0}, if (sub$Q97.5[9]<0) {sub$Q97.5[9]} else {0}, if (sub$Q97.5[9]<0) {sub$Q97.5[9]} else {0}),y=(yyy1+3), col = "firebrick2", border = NA)
polygon(x=c(if (sub$Q5[9]<0) {sub$Q5[9]} else {0}, if (sub$Q5[9]<0) {sub$Q5[9]} else {0}, if (sub$Q95[9]<0) {sub$Q95[9]} else {0}, if (sub$Q95[9]<0) {sub$Q95[9]} else {0}),y=(yyy2+3), col = "firebrick2", border = NA)
polygon(x=c(if (sub$Q10[9]<0) {sub$Q10[9]} else {0}, if (sub$Q10[9]<0) {sub$Q10[9]} else {0}, if (sub$Q90[9]<0) {sub$Q90[9]} else {0}, if (sub$Q90[9]<0) {sub$Q90[9]} else {0}),y=(yyy3+3), col = "firebrick2", border = NA)
polygon(x=c(if (sub$Q2.5[9]>0) {sub$Q2.5[9]} else {0}, if (sub$Q2.5[9]>0) {sub$Q2.5[9]} else {0}, if (sub$Q97.5[9]>0) {sub$Q97.5[9]} else {0}, if (sub$Q97.5[9]>0) {sub$Q97.5[9]} else {0}),y=(yyy1+3), col = "dodgerblue", border = NA)
polygon(x=c(if (sub$Q5[9]>0) {sub$Q5[9]} else {0}, if (sub$Q5[9]>0) {sub$Q5[9]} else {0}, if (sub$Q95[9]>0) {sub$Q95[9]} else {0}, if (sub$Q95[9]>0) {sub$Q95[9]} else {0}),y=(yyy2+3), col = "dodgerblue", border = NA)
polygon(x=c(if (sub$Q10[9]>0) {sub$Q10[9]} else {0}, if (sub$Q10[9]>0) {sub$Q10[9]} else {0}, if (sub$Q90[9]>0) {sub$Q90[9]} else {0}, if (sub$Q90[9]>0) {sub$Q90[9]} else {0}),y=(yyy3+3), col = "dodgerblue", border = NA)

#### E10 #####
sub <- subset(drivEst, Response == "E10")
subQ <- c(sub$Q0.5[6:9],sub$Q95[6:9])
est <- sub$Estimate[6:9]
yy <- c(1:4)
plot(yy ~ est, ylab="",xlab="", yaxt="n", las=1, type="n",xlim=c(min(subQ),max(subQ)), ylim=c(0.8,4.8), cex=2, bty="n")
segments(x0=0,y0=0,x1=0,y1=4.18,lty=2, lwd=2,col="grey60")
title(xlab="Estimate", line=2.4,cex.lab=1.3)
legend("topleft", legend=("c, Evenness"), bty="n", cex=1.3)
mm <- cbind(yy,est)
mm_neg <- as.data.frame(mm[ which(est < 0),])
mm_pos <- as.data.frame(mm[ which(est > 0),])
#points(yy ~ est, pch="l",cex=2.2,col="white")
points(mm_neg$yy ~ mm_neg$est, pch="l",cex=4,col="firebrick2")
points(mm_pos$yy ~ mm_pos$est, pch="l",cex=4,col="dodgerblue")
yyy1=c(0.975,1.025,1.025,0.975)
yyy2=c(0.95,1.05,1.05,0.95)
yyy3=c(0.9,1.1,1.1,0.9)
polygon(x=c(if (sub$Q2.5[6]<0) {sub$Q2.5[6]} else {0}, if (sub$Q2.5[6]<0) {sub$Q2.5[6]} else {0}, if (sub$Q97.5[6]<0) {sub$Q97.5[6]} else {0}, if (sub$Q97.5[6]<0) {sub$Q97.5[6]} else {0}),y=(yyy1), col = "firebrick2", border = NA)
polygon(x=c(if (sub$Q5[6]<0) {sub$Q5[6]} else {0}, if (sub$Q5[6]<0) {sub$Q5[6]} else {0}, if (sub$Q95[6]<0) {sub$Q95[6]} else {0}, if (sub$Q95[6]<0) {sub$Q95[6]} else {0}),y=(yyy2), col = "firebrick2", border = NA)
polygon(x=c(if (sub$Q10[6]<0) {sub$Q10[6]} else {0}, if (sub$Q10[6]<0) {sub$Q10[6]} else {0}, if (sub$Q90[6]<0) {sub$Q90[6]} else {0}, if (sub$Q90[6]<0) {sub$Q90[6]} else {0}),y=(yyy3), col = "firebrick2", border = NA)
polygon(x=c(if (sub$Q2.5[6]>0) {sub$Q2.5[6]} else {0}, if (sub$Q2.5[6]>0) {sub$Q2.5[6]} else {0}, if (sub$Q97.5[6]>0) {sub$Q97.5[6]} else {0}, if (sub$Q97.5[6]>0) {sub$Q97.5[6]} else {0}),y=(yyy1), col = "dodgerblue", border = NA)
polygon(x=c(if (sub$Q5[6]>0) {sub$Q5[6]} else {0}, if (sub$Q5[6]>0) {sub$Q5[6]} else {0}, if (sub$Q95[6]>0) {sub$Q95[6]} else {0}, if (sub$Q95[6]>0) {sub$Q95[6]} else {0}),y=(yyy2), col = "dodgerblue", border = NA)
polygon(x=c(if (sub$Q10[6]>0) {sub$Q10[6]} else {0}, if (sub$Q10[6]>0) {sub$Q10[6]} else {0}, if (sub$Q90[6]>0) {sub$Q90[6]} else {0}, if (sub$Q90[6]>0) {sub$Q90[6]} else {0}),y=(yyy3), col = "dodgerblue", border = NA)
polygon(x=c(if (sub$Q2.5[7]<0) {sub$Q2.5[7]} else {0}, if (sub$Q2.5[7]<0) {sub$Q2.5[7]} else {0}, if (sub$Q97.5[7]<0) {sub$Q97.5[7]} else {0}, if (sub$Q97.5[7]<0) {sub$Q97.5[7]} else {0}),y=(yyy1+1), col = "firebrick2", border = NA)
polygon(x=c(if (sub$Q5[7]<0) {sub$Q5[7]} else {0}, if (sub$Q5[7]<0) {sub$Q5[7]} else {0}, if (sub$Q95[7]<0) {sub$Q95[7]} else {0}, if (sub$Q95[7]<0) {sub$Q95[7]} else {0}),y=(yyy2+1), col = "firebrick2", border = NA)
polygon(x=c(if (sub$Q10[7]<0) {sub$Q10[7]} else {0}, if (sub$Q10[7]<0) {sub$Q10[7]} else {0}, if (sub$Q90[7]<0) {sub$Q90[7]} else {0}, if (sub$Q90[7]<0) {sub$Q90[7]} else {0}),y=(yyy3+1), col = "firebrick2", border = NA)
polygon(x=c(if (sub$Q2.5[7]>0) {sub$Q2.5[7]} else {0}, if (sub$Q2.5[7]>0) {sub$Q2.5[7]} else {0}, if (sub$Q97.5[7]>0) {sub$Q97.5[7]} else {0}, if (sub$Q97.5[7]>0) {sub$Q97.5[7]} else {0}),y=(yyy1+1), col = "dodgerblue", border = NA)
polygon(x=c(if (sub$Q5[7]>0) {sub$Q5[7]} else {0}, if (sub$Q5[7]>0) {sub$Q5[7]} else {0}, if (sub$Q95[7]>0) {sub$Q95[7]} else {0}, if (sub$Q95[7]>0) {sub$Q95[7]} else {0}),y=(yyy2+1), col = "dodgerblue", border = NA)
polygon(x=c(if (sub$Q10[7]>0) {sub$Q10[7]} else {0}, if (sub$Q10[7]>0) {sub$Q10[7]} else {0}, if (sub$Q90[7]>0) {sub$Q90[7]} else {0}, if (sub$Q90[7]>0) {sub$Q90[7]} else {0}),y=(yyy3+1), col = "dodgerblue", border = NA)
polygon(x=c(if (sub$Q2.5[8]<0) {sub$Q2.5[8]} else {0}, if (sub$Q2.5[8]<0) {sub$Q2.5[8]} else {0}, if (sub$Q97.5[8]<0) {sub$Q97.5[8]} else {0}, if (sub$Q97.5[8]<0) {sub$Q97.5[8]} else {0}),y=(yyy1+2), col = "firebrick2", border = NA)
polygon(x=c(if (sub$Q5[8]<0) {sub$Q5[8]} else {0}, if (sub$Q5[8]<0) {sub$Q5[8]} else {0}, if (sub$Q95[8]<0) {sub$Q95[8]} else {0}, if (sub$Q95[8]<0) {sub$Q95[8]} else {0}),y=(yyy2+2), col = "firebrick2", border = NA)
polygon(x=c(if (sub$Q10[8]<0) {sub$Q10[8]} else {0}, if (sub$Q10[8]<0) {sub$Q10[8]} else {0}, if (sub$Q90[8]<0) {sub$Q90[8]} else {0}, if (sub$Q90[8]<0) {sub$Q90[8]} else {0}),y=(yyy3+2), col = "firebrick2", border = NA)
polygon(x=c(if (sub$Q2.5[8]>0) {sub$Q2.5[8]} else {0}, if (sub$Q2.5[8]>0) {sub$Q2.5[8]} else {0}, if (sub$Q97.5[8]>0) {sub$Q97.5[8]} else {0}, if (sub$Q97.5[8]>0) {sub$Q97.5[8]} else {0}),y=(yyy1+2), col = "dodgerblue", border = NA)
polygon(x=c(if (sub$Q5[8]>0) {sub$Q5[8]} else {0}, if (sub$Q5[8]>0) {sub$Q5[8]} else {0}, if (sub$Q95[8]>0) {sub$Q95[8]} else {0}, if (sub$Q95[8]>0) {sub$Q95[8]} else {0}),y=(yyy2+2), col = "dodgerblue", border = NA)
polygon(x=c(if (sub$Q10[8]>0) {sub$Q10[8]} else {0}, if (sub$Q10[8]>0) {sub$Q10[8]} else {0}, if (sub$Q90[8]>0) {sub$Q90[8]} else {0}, if (sub$Q90[8]>0) {sub$Q90[8]} else {0}),y=(yyy3+2), col = "dodgerblue", border = NA)
polygon(x=c(if (sub$Q2.5[9]<0) {sub$Q2.5[9]} else {0}, if (sub$Q2.5[9]<0) {sub$Q2.5[9]} else {0}, if (sub$Q97.5[9]<0) {sub$Q97.5[9]} else {0}, if (sub$Q97.5[9]<0) {sub$Q97.5[9]} else {0}),y=(yyy1+3), col = "firebrick2", border = NA)
polygon(x=c(if (sub$Q5[9]<0) {sub$Q5[9]} else {0}, if (sub$Q5[9]<0) {sub$Q5[9]} else {0}, if (sub$Q95[9]<0) {sub$Q95[9]} else {0}, if (sub$Q95[9]<0) {sub$Q95[9]} else {0}),y=(yyy2+3), col = "firebrick2", border = NA)
polygon(x=c(if (sub$Q10[9]<0) {sub$Q10[9]} else {0}, if (sub$Q10[9]<0) {sub$Q10[9]} else {0}, if (sub$Q90[9]<0) {sub$Q90[9]} else {0}, if (sub$Q90[9]<0) {sub$Q90[9]} else {0}),y=(yyy3+3), col = "firebrick2", border = NA)
polygon(x=c(if (sub$Q2.5[9]>0) {sub$Q2.5[9]} else {0}, if (sub$Q2.5[9]>0) {sub$Q2.5[9]} else {0}, if (sub$Q97.5[9]>0) {sub$Q97.5[9]} else {0}, if (sub$Q97.5[9]>0) {sub$Q97.5[9]} else {0}),y=(yyy1+3), col = "dodgerblue", border = NA)
polygon(x=c(if (sub$Q5[9]>0) {sub$Q5[9]} else {0}, if (sub$Q5[9]>0) {sub$Q5[9]} else {0}, if (sub$Q95[9]>0) {sub$Q95[9]} else {0}, if (sub$Q95[9]>0) {sub$Q95[9]} else {0}),y=(yyy2+3), col = "dodgerblue", border = NA)
polygon(x=c(if (sub$Q10[9]>0) {sub$Q10[9]} else {0}, if (sub$Q10[9]>0) {sub$Q10[9]} else {0}, if (sub$Q90[9]>0) {sub$Q90[9]} else {0}, if (sub$Q90[9]>0) {sub$Q90[9]} else {0}),y=(yyy3+3), col = "dodgerblue", border = NA)

#### func_even #####
sub <- subset(drivEst, Response == "func_even")
subQ <- c(sub$Q0.5[6:9],sub$Q95[6:9])
est <- sub$Estimate[6:9]
yy <- c(1:4)
plot(yy ~ est, ylab="",xlab="", yaxt="n", las=1, type="n",xlim=c(min(subQ),max(subQ)), ylim=c(0.8,4.8), cex=2, bty="n")
segments(x0=0,y0=0,x1=0,y1=4.18,lty=2, lwd=2,col="grey60")
title(xlab="Estimate", line=2.4,cex.lab=1.3)
legend("topleft", legend=("g, Func. evenness"), bty="n", cex=1.3)
mm <- cbind(yy,est)
mm_neg <- as.data.frame(mm[ which(est < 0),])
mm_pos <- as.data.frame(mm[ which(est > 0),])
#points(yy ~ est, pch="l",cex=2.2,col="white")
points(mm_neg$yy ~ mm_neg$est, pch="l",cex=4,col="firebrick2")
points(mm_pos$yy ~ mm_pos$est, pch="l",cex=4,col="dodgerblue")
yyy1=c(0.975,1.025,1.025,0.975)
yyy2=c(0.95,1.05,1.05,0.95)
yyy3=c(0.9,1.1,1.1,0.9)
polygon(x=c(if (sub$Q2.5[6]<0) {sub$Q2.5[6]} else {0}, if (sub$Q2.5[6]<0) {sub$Q2.5[6]} else {0}, if (sub$Q97.5[6]<0) {sub$Q97.5[6]} else {0}, if (sub$Q97.5[6]<0) {sub$Q97.5[6]} else {0}),y=(yyy1), col = "firebrick2", border = NA)
polygon(x=c(if (sub$Q5[6]<0) {sub$Q5[6]} else {0}, if (sub$Q5[6]<0) {sub$Q5[6]} else {0}, if (sub$Q95[6]<0) {sub$Q95[6]} else {0}, if (sub$Q95[6]<0) {sub$Q95[6]} else {0}),y=(yyy2), col = "firebrick2", border = NA)
polygon(x=c(if (sub$Q10[6]<0) {sub$Q10[6]} else {0}, if (sub$Q10[6]<0) {sub$Q10[6]} else {0}, if (sub$Q90[6]<0) {sub$Q90[6]} else {0}, if (sub$Q90[6]<0) {sub$Q90[6]} else {0}),y=(yyy3), col = "firebrick2", border = NA)
polygon(x=c(if (sub$Q2.5[6]>0) {sub$Q2.5[6]} else {0}, if (sub$Q2.5[6]>0) {sub$Q2.5[6]} else {0}, if (sub$Q97.5[6]>0) {sub$Q97.5[6]} else {0}, if (sub$Q97.5[6]>0) {sub$Q97.5[6]} else {0}),y=(yyy1), col = "dodgerblue", border = NA)
polygon(x=c(if (sub$Q5[6]>0) {sub$Q5[6]} else {0}, if (sub$Q5[6]>0) {sub$Q5[6]} else {0}, if (sub$Q95[6]>0) {sub$Q95[6]} else {0}, if (sub$Q95[6]>0) {sub$Q95[6]} else {0}),y=(yyy2), col = "dodgerblue", border = NA)
polygon(x=c(if (sub$Q10[6]>0) {sub$Q10[6]} else {0}, if (sub$Q10[6]>0) {sub$Q10[6]} else {0}, if (sub$Q90[6]>0) {sub$Q90[6]} else {0}, if (sub$Q90[6]>0) {sub$Q90[6]} else {0}),y=(yyy3), col = "dodgerblue", border = NA)
polygon(x=c(if (sub$Q2.5[7]<0) {sub$Q2.5[7]} else {0}, if (sub$Q2.5[7]<0) {sub$Q2.5[7]} else {0}, if (sub$Q97.5[7]<0) {sub$Q97.5[7]} else {0}, if (sub$Q97.5[7]<0) {sub$Q97.5[7]} else {0}),y=(yyy1+1), col = "firebrick2", border = NA)
polygon(x=c(if (sub$Q5[7]<0) {sub$Q5[7]} else {0}, if (sub$Q5[7]<0) {sub$Q5[7]} else {0}, if (sub$Q95[7]<0) {sub$Q95[7]} else {0}, if (sub$Q95[7]<0) {sub$Q95[7]} else {0}),y=(yyy2+1), col = "firebrick2", border = NA)
polygon(x=c(if (sub$Q10[7]<0) {sub$Q10[7]} else {0}, if (sub$Q10[7]<0) {sub$Q10[7]} else {0}, if (sub$Q90[7]<0) {sub$Q90[7]} else {0}, if (sub$Q90[7]<0) {sub$Q90[7]} else {0}),y=(yyy3+1), col = "firebrick2", border = NA)
polygon(x=c(if (sub$Q2.5[7]>0) {sub$Q2.5[7]} else {0}, if (sub$Q2.5[7]>0) {sub$Q2.5[7]} else {0}, if (sub$Q97.5[7]>0) {sub$Q97.5[7]} else {0}, if (sub$Q97.5[7]>0) {sub$Q97.5[7]} else {0}),y=(yyy1+1), col = "dodgerblue", border = NA)
polygon(x=c(if (sub$Q5[7]>0) {sub$Q5[7]} else {0}, if (sub$Q5[7]>0) {sub$Q5[7]} else {0}, if (sub$Q95[7]>0) {sub$Q95[7]} else {0}, if (sub$Q95[7]>0) {sub$Q95[7]} else {0}),y=(yyy2+1), col = "dodgerblue", border = NA)
polygon(x=c(if (sub$Q10[7]>0) {sub$Q10[7]} else {0}, if (sub$Q10[7]>0) {sub$Q10[7]} else {0}, if (sub$Q90[7]>0) {sub$Q90[7]} else {0}, if (sub$Q90[7]>0) {sub$Q90[7]} else {0}),y=(yyy3+1), col = "dodgerblue", border = NA)
polygon(x=c(if (sub$Q2.5[8]<0) {sub$Q2.5[8]} else {0}, if (sub$Q2.5[8]<0) {sub$Q2.5[8]} else {0}, if (sub$Q97.5[8]<0) {sub$Q97.5[8]} else {0}, if (sub$Q97.5[8]<0) {sub$Q97.5[8]} else {0}),y=(yyy1+2), col = "firebrick2", border = NA)
polygon(x=c(if (sub$Q5[8]<0) {sub$Q5[8]} else {0}, if (sub$Q5[8]<0) {sub$Q5[8]} else {0}, if (sub$Q95[8]<0) {sub$Q95[8]} else {0}, if (sub$Q95[8]<0) {sub$Q95[8]} else {0}),y=(yyy2+2), col = "firebrick2", border = NA)
polygon(x=c(if (sub$Q10[8]<0) {sub$Q10[8]} else {0}, if (sub$Q10[8]<0) {sub$Q10[8]} else {0}, if (sub$Q90[8]<0) {sub$Q90[8]} else {0}, if (sub$Q90[8]<0) {sub$Q90[8]} else {0}),y=(yyy3+2), col = "firebrick2", border = NA)
polygon(x=c(if (sub$Q2.5[8]>0) {sub$Q2.5[8]} else {0}, if (sub$Q2.5[8]>0) {sub$Q2.5[8]} else {0}, if (sub$Q97.5[8]>0) {sub$Q97.5[8]} else {0}, if (sub$Q97.5[8]>0) {sub$Q97.5[8]} else {0}),y=(yyy1+2), col = "dodgerblue", border = NA)
polygon(x=c(if (sub$Q5[8]>0) {sub$Q5[8]} else {0}, if (sub$Q5[8]>0) {sub$Q5[8]} else {0}, if (sub$Q95[8]>0) {sub$Q95[8]} else {0}, if (sub$Q95[8]>0) {sub$Q95[8]} else {0}),y=(yyy2+2), col = "dodgerblue", border = NA)
polygon(x=c(if (sub$Q10[8]>0) {sub$Q10[8]} else {0}, if (sub$Q10[8]>0) {sub$Q10[8]} else {0}, if (sub$Q90[8]>0) {sub$Q90[8]} else {0}, if (sub$Q90[8]>0) {sub$Q90[8]} else {0}),y=(yyy3+2), col = "dodgerblue", border = NA)
polygon(x=c(if (sub$Q2.5[9]<0) {sub$Q2.5[9]} else {0}, if (sub$Q2.5[9]<0) {sub$Q2.5[9]} else {0}, if (sub$Q97.5[9]<0) {sub$Q97.5[9]} else {0}, if (sub$Q97.5[9]<0) {sub$Q97.5[9]} else {0}),y=(yyy1+3), col = "firebrick2", border = NA)
polygon(x=c(if (sub$Q5[9]<0) {sub$Q5[9]} else {0}, if (sub$Q5[9]<0) {sub$Q5[9]} else {0}, if (sub$Q95[9]<0) {sub$Q95[9]} else {0}, if (sub$Q95[9]<0) {sub$Q95[9]} else {0}),y=(yyy2+3), col = "firebrick2", border = NA)
polygon(x=c(if (sub$Q10[9]<0) {sub$Q10[9]} else {0}, if (sub$Q10[9]<0) {sub$Q10[9]} else {0}, if (sub$Q90[9]<0) {sub$Q90[9]} else {0}, if (sub$Q90[9]<0) {sub$Q90[9]} else {0}),y=(yyy3+3), col = "firebrick2", border = NA)
polygon(x=c(if (sub$Q2.5[9]>0) {sub$Q2.5[9]} else {0}, if (sub$Q2.5[9]>0) {sub$Q2.5[9]} else {0}, if (sub$Q97.5[9]>0) {sub$Q97.5[9]} else {0}, if (sub$Q97.5[9]>0) {sub$Q97.5[9]} else {0}),y=(yyy1+3), col = "dodgerblue", border = NA)
polygon(x=c(if (sub$Q5[9]>0) {sub$Q5[9]} else {0}, if (sub$Q5[9]>0) {sub$Q5[9]} else {0}, if (sub$Q95[9]>0) {sub$Q95[9]} else {0}, if (sub$Q95[9]>0) {sub$Q95[9]} else {0}),y=(yyy2+3), col = "dodgerblue", border = NA)
polygon(x=c(if (sub$Q10[9]>0) {sub$Q10[9]} else {0}, if (sub$Q10[9]>0) {sub$Q10[9]} else {0}, if (sub$Q90[9]>0) {sub$Q90[9]} else {0}, if (sub$Q90[9]>0) {sub$Q90[9]} else {0}),y=(yyy3+3), col = "dodgerblue", border = NA)

#### Turnover #####
sub <- subset(drivEst, Response == "turnover")
subQ <- c(sub$Q0.5[6:9],sub$Q95[6:9])
est <- sub$Estimate[6:9]
yy <- c(1:4)
plot(yy ~ est, ylab="",xlab="", yaxt="n", las=1, type="n",xlim=c(min(subQ),max(subQ)), ylim=c(0.8,4.8), cex=2, bty="n")
segments(x0=0,y0=0,x1=0,y1=4.18,lty=2, lwd=2,col="grey60")
title(xlab="Estimate", line=2.4,cex.lab=1.3)
legend("topleft", legend=("d, Turnover"), bty="n", cex=1.3)
mm <- cbind(yy,est)
mm_neg <- as.data.frame(mm[ which(est < 0),])
mm_pos <- as.data.frame(mm[ which(est > 0),])
#points(yy ~ est, pch="l",cex=2.2,col="white")
points(mm_neg$yy ~ mm_neg$est, pch="l",cex=4,col="firebrick2")
points(mm_pos[1,] ~ mm_pos[2,], pch="l",cex=4,col="dodgerblue")
yyy1=c(0.975,1.025,1.025,0.975)
yyy2=c(0.95,1.05,1.05,0.95)
yyy3=c(0.9,1.1,1.1,0.9)
polygon(x=c(if (sub$Q2.5[6]<0) {sub$Q2.5[6]} else {0}, if (sub$Q2.5[6]<0) {sub$Q2.5[6]} else {0}, if (sub$Q97.5[6]<0) {sub$Q97.5[6]} else {0}, if (sub$Q97.5[6]<0) {sub$Q97.5[6]} else {0}),y=(yyy1), col = "firebrick2", border = NA)
polygon(x=c(if (sub$Q5[6]<0) {sub$Q5[6]} else {0}, if (sub$Q5[6]<0) {sub$Q5[6]} else {0}, if (sub$Q95[6]<0) {sub$Q95[6]} else {0}, if (sub$Q95[6]<0) {sub$Q95[6]} else {0}),y=(yyy2), col = "firebrick2", border = NA)
polygon(x=c(if (sub$Q10[6]<0) {sub$Q10[6]} else {0}, if (sub$Q10[6]<0) {sub$Q10[6]} else {0}, if (sub$Q90[6]<0) {sub$Q90[6]} else {0}, if (sub$Q90[6]<0) {sub$Q90[6]} else {0}),y=(yyy3), col = "firebrick2", border = NA)
polygon(x=c(if (sub$Q2.5[6]>0) {sub$Q2.5[6]} else {0}, if (sub$Q2.5[6]>0) {sub$Q2.5[6]} else {0}, if (sub$Q97.5[6]>0) {sub$Q97.5[6]} else {0}, if (sub$Q97.5[6]>0) {sub$Q97.5[6]} else {0}),y=(yyy1), col = "dodgerblue", border = NA)
polygon(x=c(if (sub$Q5[6]>0) {sub$Q5[6]} else {0}, if (sub$Q5[6]>0) {sub$Q5[6]} else {0}, if (sub$Q95[6]>0) {sub$Q95[6]} else {0}, if (sub$Q95[6]>0) {sub$Q95[6]} else {0}),y=(yyy2), col = "dodgerblue", border = NA)
polygon(x=c(if (sub$Q10[6]>0) {sub$Q10[6]} else {0}, if (sub$Q10[6]>0) {sub$Q10[6]} else {0}, if (sub$Q90[6]>0) {sub$Q90[6]} else {0}, if (sub$Q90[6]>0) {sub$Q90[6]} else {0}),y=(yyy3), col = "dodgerblue", border = NA)
polygon(x=c(if (sub$Q2.5[7]<0) {sub$Q2.5[7]} else {0}, if (sub$Q2.5[7]<0) {sub$Q2.5[7]} else {0}, if (sub$Q97.5[7]<0) {sub$Q97.5[7]} else {0}, if (sub$Q97.5[7]<0) {sub$Q97.5[7]} else {0}),y=(yyy1+1), col = "firebrick2", border = NA)
polygon(x=c(if (sub$Q5[7]<0) {sub$Q5[7]} else {0}, if (sub$Q5[7]<0) {sub$Q5[7]} else {0}, if (sub$Q95[7]<0) {sub$Q95[7]} else {0}, if (sub$Q95[7]<0) {sub$Q95[7]} else {0}),y=(yyy2+1), col = "firebrick2", border = NA)
polygon(x=c(if (sub$Q10[7]<0) {sub$Q10[7]} else {0}, if (sub$Q10[7]<0) {sub$Q10[7]} else {0}, if (sub$Q90[7]<0) {sub$Q90[7]} else {0}, if (sub$Q90[7]<0) {sub$Q90[7]} else {0}),y=(yyy3+1), col = "firebrick2", border = NA)
polygon(x=c(if (sub$Q2.5[7]>0) {sub$Q2.5[7]} else {0}, if (sub$Q2.5[7]>0) {sub$Q2.5[7]} else {0}, if (sub$Q97.5[7]>0) {sub$Q97.5[7]} else {0}, if (sub$Q97.5[7]>0) {sub$Q97.5[7]} else {0}),y=(yyy1+1), col = "dodgerblue", border = NA)
polygon(x=c(if (sub$Q5[7]>0) {sub$Q5[7]} else {0}, if (sub$Q5[7]>0) {sub$Q5[7]} else {0}, if (sub$Q95[7]>0) {sub$Q95[7]} else {0}, if (sub$Q95[7]>0) {sub$Q95[7]} else {0}),y=(yyy2+1), col = "dodgerblue", border = NA)
polygon(x=c(if (sub$Q10[7]>0) {sub$Q10[7]} else {0}, if (sub$Q10[7]>0) {sub$Q10[7]} else {0}, if (sub$Q90[7]>0) {sub$Q90[7]} else {0}, if (sub$Q90[7]>0) {sub$Q90[7]} else {0}),y=(yyy3+1), col = "dodgerblue", border = NA)
polygon(x=c(if (sub$Q2.5[8]<0) {sub$Q2.5[8]} else {0}, if (sub$Q2.5[8]<0) {sub$Q2.5[8]} else {0}, if (sub$Q97.5[8]<0) {sub$Q97.5[8]} else {0}, if (sub$Q97.5[8]<0) {sub$Q97.5[8]} else {0}),y=(yyy1+2), col = "firebrick2", border = NA)
polygon(x=c(if (sub$Q5[8]<0) {sub$Q5[8]} else {0}, if (sub$Q5[8]<0) {sub$Q5[8]} else {0}, if (sub$Q95[8]<0) {sub$Q95[8]} else {0}, if (sub$Q95[8]<0) {sub$Q95[8]} else {0}),y=(yyy2+2), col = "firebrick2", border = NA)
polygon(x=c(if (sub$Q10[8]<0) {sub$Q10[8]} else {0}, if (sub$Q10[8]<0) {sub$Q10[8]} else {0}, if (sub$Q90[8]<0) {sub$Q90[8]} else {0}, if (sub$Q90[8]<0) {sub$Q90[8]} else {0}),y=(yyy3+2), col = "firebrick2", border = NA)
polygon(x=c(if (sub$Q2.5[8]>0) {sub$Q2.5[8]} else {0}, if (sub$Q2.5[8]>0) {sub$Q2.5[8]} else {0}, if (sub$Q97.5[8]>0) {sub$Q97.5[8]} else {0}, if (sub$Q97.5[8]>0) {sub$Q97.5[8]} else {0}),y=(yyy1+2), col = "dodgerblue", border = NA)
polygon(x=c(if (sub$Q5[8]>0) {sub$Q5[8]} else {0}, if (sub$Q5[8]>0) {sub$Q5[8]} else {0}, if (sub$Q95[8]>0) {sub$Q95[8]} else {0}, if (sub$Q95[8]>0) {sub$Q95[8]} else {0}),y=(yyy2+2), col = "dodgerblue", border = NA)
polygon(x=c(if (sub$Q10[8]>0) {sub$Q10[8]} else {0}, if (sub$Q10[8]>0) {sub$Q10[8]} else {0}, if (sub$Q90[8]>0) {sub$Q90[8]} else {0}, if (sub$Q90[8]>0) {sub$Q90[8]} else {0}),y=(yyy3+2), col = "dodgerblue", border = NA)
polygon(x=c(if (sub$Q2.5[9]<0) {sub$Q2.5[9]} else {0}, if (sub$Q2.5[9]<0) {sub$Q2.5[9]} else {0}, if (sub$Q97.5[9]<0) {sub$Q97.5[9]} else {0}, if (sub$Q97.5[9]<0) {sub$Q97.5[9]} else {0}),y=(yyy1+3), col = "firebrick2", border = NA)
polygon(x=c(if (sub$Q5[9]<0) {sub$Q5[9]} else {0}, if (sub$Q5[9]<0) {sub$Q5[9]} else {0}, if (sub$Q95[9]<0) {sub$Q95[9]} else {0}, if (sub$Q95[9]<0) {sub$Q95[9]} else {0}),y=(yyy2+3), col = "firebrick2", border = NA)
polygon(x=c(if (sub$Q10[9]<0) {sub$Q10[9]} else {0}, if (sub$Q10[9]<0) {sub$Q10[9]} else {0}, if (sub$Q90[9]<0) {sub$Q90[9]} else {0}, if (sub$Q90[9]<0) {sub$Q90[9]} else {0}),y=(yyy3+3), col = "firebrick2", border = NA)
polygon(x=c(if (sub$Q2.5[9]>0) {sub$Q2.5[9]} else {0}, if (sub$Q2.5[9]>0) {sub$Q2.5[9]} else {0}, if (sub$Q97.5[9]>0) {sub$Q97.5[9]} else {0}, if (sub$Q97.5[9]>0) {sub$Q97.5[9]} else {0}),y=(yyy1+3), col = "dodgerblue", border = NA)
polygon(x=c(if (sub$Q5[9]>0) {sub$Q5[9]} else {0}, if (sub$Q5[9]>0) {sub$Q5[9]} else {0}, if (sub$Q95[9]>0) {sub$Q95[9]} else {0}, if (sub$Q95[9]>0) {sub$Q95[9]} else {0}),y=(yyy2+3), col = "dodgerblue", border = NA)
polygon(x=c(if (sub$Q10[9]>0) {sub$Q10[9]} else {0}, if (sub$Q10[9]>0) {sub$Q10[9]} else {0}, if (sub$Q90[9]>0) {sub$Q90[9]} else {0}, if (sub$Q90[9]>0) {sub$Q90[9]} else {0}),y=(yyy3+3), col = "dodgerblue", border = NA)

#### func_turnover #####
sub <- subset(drivEst, Response == "func_turnover")
subQ <- c(sub$Q0.5[6:9],sub$Q95[6:9])
est <- sub$Estimate[6:9]
yy <- c(1:4)
plot(yy ~ est, ylab="",xlab="", yaxt="n", las=1, type="n",xlim=c(min(subQ),max(subQ)), ylim=c(0.8,4.8), cex=2, bty="n")
segments(x0=0,y0=0,x1=0,y1=4.18,lty=2, lwd=2,col="grey60")
title(xlab="Estimate", line=2.4,cex.lab=1.3)
legend("topleft", legend=("h, Func. turnover"), bty="n", cex=1.3)
mm <- cbind(yy,est)
mm_neg <- as.data.frame(mm[ which(est < 0),])
mm_pos <- as.data.frame(mm[ which(est > 0),])
points(mm_neg$yy ~ mm_neg$est, pch="l",cex=4,col="firebrick2")
points(mm_pos$yy ~ mm_pos$est, pch="l",cex=4,col="dodgerblue")
yyy1=c(0.975,1.025,1.025,0.975)
yyy2=c(0.95,1.05,1.05,0.95)
yyy3=c(0.9,1.1,1.1,0.9)
polygon(x=c(if (sub$Q2.5[6]<0) {sub$Q2.5[6]} else {0}, if (sub$Q2.5[6]<0) {sub$Q2.5[6]} else {0}, if (sub$Q97.5[6]<0) {sub$Q97.5[6]} else {0}, if (sub$Q97.5[6]<0) {sub$Q97.5[6]} else {0}),y=(yyy1), col = "firebrick2", border = NA)
polygon(x=c(if (sub$Q5[6]<0) {sub$Q5[6]} else {0}, if (sub$Q5[6]<0) {sub$Q5[6]} else {0}, if (sub$Q95[6]<0) {sub$Q95[6]} else {0}, if (sub$Q95[6]<0) {sub$Q95[6]} else {0}),y=(yyy2), col = "firebrick2", border = NA)
polygon(x=c(if (sub$Q10[6]<0) {sub$Q10[6]} else {0}, if (sub$Q10[6]<0) {sub$Q10[6]} else {0}, if (sub$Q90[6]<0) {sub$Q90[6]} else {0}, if (sub$Q90[6]<0) {sub$Q90[6]} else {0}),y=(yyy3), col = "firebrick2", border = NA)
polygon(x=c(if (sub$Q2.5[6]>0) {sub$Q2.5[6]} else {0}, if (sub$Q2.5[6]>0) {sub$Q2.5[6]} else {0}, if (sub$Q97.5[6]>0) {sub$Q97.5[6]} else {0}, if (sub$Q97.5[6]>0) {sub$Q97.5[6]} else {0}),y=(yyy1), col = "dodgerblue", border = NA)
polygon(x=c(if (sub$Q5[6]>0) {sub$Q5[6]} else {0}, if (sub$Q5[6]>0) {sub$Q5[6]} else {0}, if (sub$Q95[6]>0) {sub$Q95[6]} else {0}, if (sub$Q95[6]>0) {sub$Q95[6]} else {0}),y=(yyy2), col = "dodgerblue", border = NA)
polygon(x=c(if (sub$Q10[6]>0) {sub$Q10[6]} else {0}, if (sub$Q10[6]>0) {sub$Q10[6]} else {0}, if (sub$Q90[6]>0) {sub$Q90[6]} else {0}, if (sub$Q90[6]>0) {sub$Q90[6]} else {0}),y=(yyy3), col = "dodgerblue", border = NA)
polygon(x=c(if (sub$Q2.5[7]<0) {sub$Q2.5[7]} else {0}, if (sub$Q2.5[7]<0) {sub$Q2.5[7]} else {0}, if (sub$Q97.5[7]<0) {sub$Q97.5[7]} else {0}, if (sub$Q97.5[7]<0) {sub$Q97.5[7]} else {0}),y=(yyy1+1), col = "firebrick2", border = NA)
polygon(x=c(if (sub$Q5[7]<0) {sub$Q5[7]} else {0}, if (sub$Q5[7]<0) {sub$Q5[7]} else {0}, if (sub$Q95[7]<0) {sub$Q95[7]} else {0}, if (sub$Q95[7]<0) {sub$Q95[7]} else {0}),y=(yyy2+1), col = "firebrick2", border = NA)
polygon(x=c(if (sub$Q10[7]<0) {sub$Q10[7]} else {0}, if (sub$Q10[7]<0) {sub$Q10[7]} else {0}, if (sub$Q90[7]<0) {sub$Q90[7]} else {0}, if (sub$Q90[7]<0) {sub$Q90[7]} else {0}),y=(yyy3+1), col = "firebrick2", border = NA)
polygon(x=c(if (sub$Q2.5[7]>0) {sub$Q2.5[7]} else {0}, if (sub$Q2.5[7]>0) {sub$Q2.5[7]} else {0}, if (sub$Q97.5[7]>0) {sub$Q97.5[7]} else {0}, if (sub$Q97.5[7]>0) {sub$Q97.5[7]} else {0}),y=(yyy1+1), col = "dodgerblue", border = NA)
polygon(x=c(if (sub$Q5[7]>0) {sub$Q5[7]} else {0}, if (sub$Q5[7]>0) {sub$Q5[7]} else {0}, if (sub$Q95[7]>0) {sub$Q95[7]} else {0}, if (sub$Q95[7]>0) {sub$Q95[7]} else {0}),y=(yyy2+1), col = "dodgerblue", border = NA)
polygon(x=c(if (sub$Q10[7]>0) {sub$Q10[7]} else {0}, if (sub$Q10[7]>0) {sub$Q10[7]} else {0}, if (sub$Q90[7]>0) {sub$Q90[7]} else {0}, if (sub$Q90[7]>0) {sub$Q90[7]} else {0}),y=(yyy3+1), col = "dodgerblue", border = NA)
polygon(x=c(if (sub$Q2.5[8]<0) {sub$Q2.5[8]} else {0}, if (sub$Q2.5[8]<0) {sub$Q2.5[8]} else {0}, if (sub$Q97.5[8]<0) {sub$Q97.5[8]} else {0}, if (sub$Q97.5[8]<0) {sub$Q97.5[8]} else {0}),y=(yyy1+2), col = "firebrick2", border = NA)
polygon(x=c(if (sub$Q5[8]<0) {sub$Q5[8]} else {0}, if (sub$Q5[8]<0) {sub$Q5[8]} else {0}, if (sub$Q95[8]<0) {sub$Q95[8]} else {0}, if (sub$Q95[8]<0) {sub$Q95[8]} else {0}),y=(yyy2+2), col = "firebrick2", border = NA)
polygon(x=c(if (sub$Q10[8]<0) {sub$Q10[8]} else {0}, if (sub$Q10[8]<0) {sub$Q10[8]} else {0}, if (sub$Q90[8]<0) {sub$Q90[8]} else {0}, if (sub$Q90[8]<0) {sub$Q90[8]} else {0}),y=(yyy3+2), col = "firebrick2", border = NA)
polygon(x=c(if (sub$Q2.5[8]>0) {sub$Q2.5[8]} else {0}, if (sub$Q2.5[8]>0) {sub$Q2.5[8]} else {0}, if (sub$Q97.5[8]>0) {sub$Q97.5[8]} else {0}, if (sub$Q97.5[8]>0) {sub$Q97.5[8]} else {0}),y=(yyy1+2), col = "dodgerblue", border = NA)
polygon(x=c(if (sub$Q5[8]>0) {sub$Q5[8]} else {0}, if (sub$Q5[8]>0) {sub$Q5[8]} else {0}, if (sub$Q95[8]>0) {sub$Q95[8]} else {0}, if (sub$Q95[8]>0) {sub$Q95[8]} else {0}),y=(yyy2+2), col = "dodgerblue", border = NA)
polygon(x=c(if (sub$Q10[8]>0) {sub$Q10[8]} else {0}, if (sub$Q10[8]>0) {sub$Q10[8]} else {0}, if (sub$Q90[8]>0) {sub$Q90[8]} else {0}, if (sub$Q90[8]>0) {sub$Q90[8]} else {0}),y=(yyy3+2), col = "dodgerblue", border = NA)
polygon(x=c(if (sub$Q2.5[9]<0) {sub$Q2.5[9]} else {0}, if (sub$Q2.5[9]<0) {sub$Q2.5[9]} else {0}, if (sub$Q97.5[9]<0) {sub$Q97.5[9]} else {0}, if (sub$Q97.5[9]<0) {sub$Q97.5[9]} else {0}),y=(yyy1+3), col = "firebrick2", border = NA)
polygon(x=c(if (sub$Q5[9]<0) {sub$Q5[9]} else {0}, if (sub$Q5[9]<0) {sub$Q5[9]} else {0}, if (sub$Q95[9]<0) {sub$Q95[9]} else {0}, if (sub$Q95[9]<0) {sub$Q95[9]} else {0}),y=(yyy2+3), col = "firebrick2", border = NA)
polygon(x=c(if (sub$Q10[9]<0) {sub$Q10[9]} else {0}, if (sub$Q10[9]<0) {sub$Q10[9]} else {0}, if (sub$Q90[9]<0) {sub$Q90[9]} else {0}, if (sub$Q90[9]<0) {sub$Q90[9]} else {0}),y=(yyy3+3), col = "firebrick2", border = NA)
polygon(x=c(if (sub$Q2.5[9]>0) {sub$Q2.5[9]} else {0}, if (sub$Q2.5[9]>0) {sub$Q2.5[9]} else {0}, if (sub$Q97.5[9]>0) {sub$Q97.5[9]} else {0}, if (sub$Q97.5[9]>0) {sub$Q97.5[9]} else {0}),y=(yyy1+3), col = "dodgerblue", border = NA)
polygon(x=c(if (sub$Q5[9]>0) {sub$Q5[9]} else {0}, if (sub$Q5[9]>0) {sub$Q5[9]} else {0}, if (sub$Q95[9]>0) {sub$Q95[9]} else {0}, if (sub$Q95[9]>0) {sub$Q95[9]} else {0}),y=(yyy2+3), col = "dodgerblue", border = NA)
polygon(x=c(if (sub$Q10[9]>0) {sub$Q10[9]} else {0}, if (sub$Q10[9]>0) {sub$Q10[9]} else {0}, if (sub$Q90[9]>0) {sub$Q90[9]} else {0}, if (sub$Q90[9]>0) {sub$Q90[9]} else {0}),y=(yyy3+3), col = "dodgerblue", border = NA)

##

##
dev.off()
##
